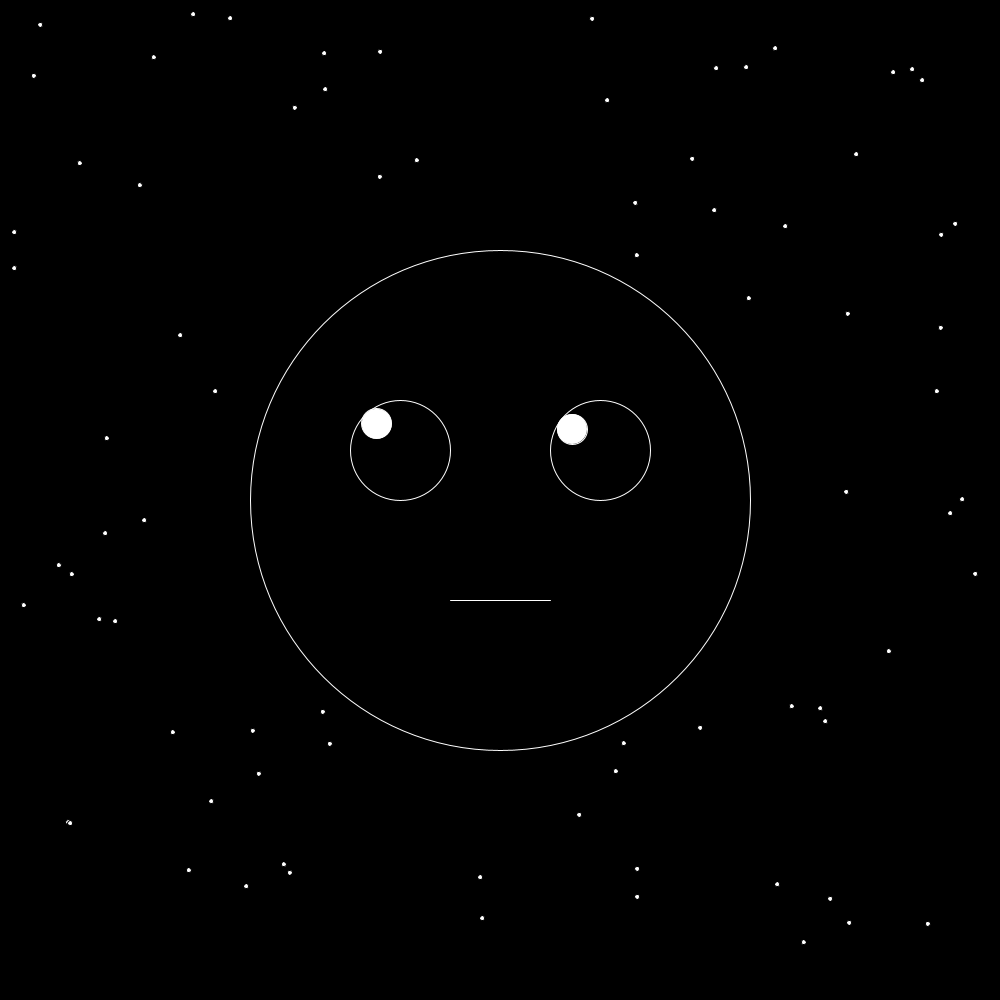
Frame 1 (no input)
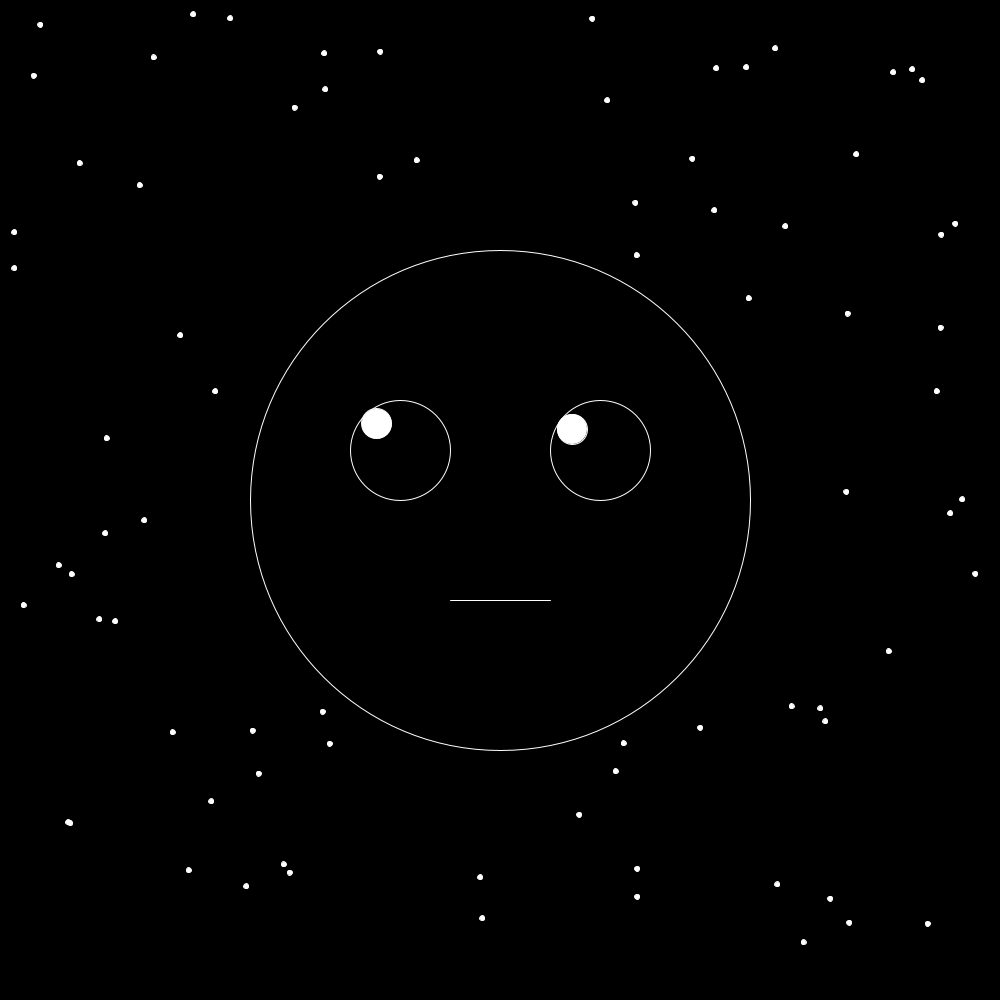
Frame 60 (the mouse pressed at the canvas centre just before this capture)
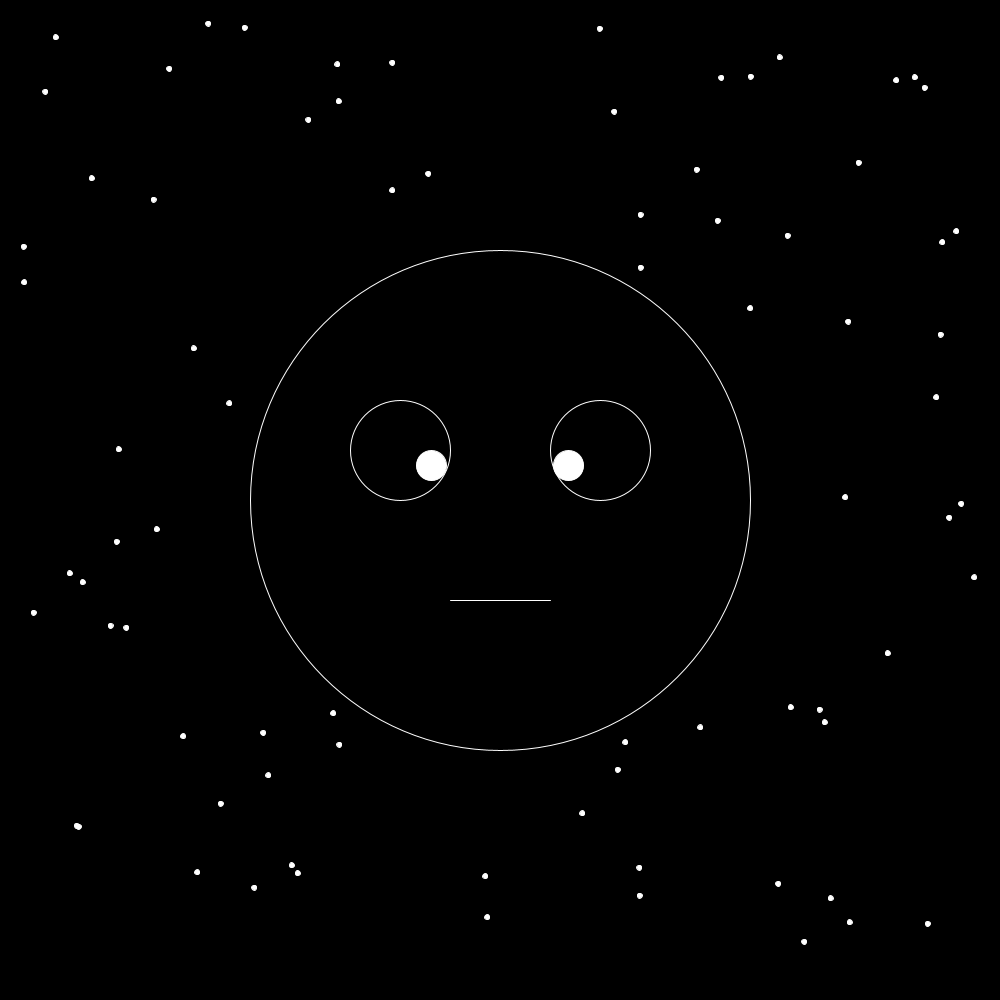
Frame 120 (the mouse held since frame 60 and released just before this capture)

The Processing sketch that drew these frames (run headless with seeded random() and noise(); from frame 60 on, the mouse is pressed at the canvas centre):

// Processing sketch: selfportrait
// ── selfportrait.pde
// face location + diameter
int faceX = 500;
int faceY = 500;
int faceW = 500;

// eye locations + diameter (relative to center of face)
int eyeX = 100;
int eyeY = 50;
int eyeW = 100;
int pupW = 30; // pupil diameter

// mouth location + width (relative to center of face)
int mouthX = 0;
int mouthY = 100;
int mouthW = 100;

// background star frequency + diameter + orbit range
int starNum = 100;
PVector[] stars = new PVector[starNum]; // list containing all stars
int starW = 5;
int orbitW = 20;

void setup(){
  // canvas size
  size(1000, 1000);

  // generate all stars with random locations on the canvas
  for(int i = 0; i < starNum; i++){
    stars[i] = new PVector(int(random(0, 1000)), int(random(0, 1000)));
  }
}

void draw(){
  background(0);
  fill(255);

  // iterate through each star in the stars array...
  for(PVector star : stars){
    // restricts star to its orbit
    PVector s = cirConstrain(mLoc(), star, orbitW, 0);
    circle(s.x, s.y, starW); // render star
  }

  fill(0);
  stroke(255);
  circle(faceX, faceY, faceW); // render face

  circle(faceX - eyeX, faceY - eyeY, eyeW); // render eye 1 relative to face
  circle(faceX + eyeX, faceY - eyeY, eyeW); // render eye 2 relative to face

  // keeps pupil 1 location inside eye 1
  PVector pup1 = cirConstrain(mLoc(), new PVector(faceX - eyeX, faceY - eyeY), eyeW, pupW);

  // keeps pupil 2 location inside eye 2
  PVector pup2 = cirConstrain(mLoc(), new PVector(faceX + eyeX, faceY - eyeY), eyeW, pupW);

  fill(255);
  circle(pup1.x, pup1.y, pupW); // render pupil 1
  circle(pup2.x, pup2.y, pupW); // render pupil 2

  // render mouth relative to face
  line(faceX + mouthX - mouthW / 2, faceY + mouthY, faceX + mouthX + mouthW / 2, faceY + mouthY);
}

// returns mouse location
// provides an immutable source that cannot be mutated by cirConstrain()
PVector mLoc(){
  return new PVector(mouseX, mouseY);
}

// takes mouse position, position of object (e.g. pupil), radius of boundaries, and compensation value (e.g. radius of object)
// returns vector of the object constrained within the radius but as close to the mouse as possible
// example usage: pupil dimensions and eye radius --> simulate eye following mouse position
PVector cirConstrain(PVector m, PVector loc, int rad, int inner){
  // if the mouse is outside of the eye...
  if(dist(m.x, m.y, loc.x, loc.y) > rad / 2 - inner / 2){
    // vector math to keep object constrained within specified radius
    m.sub(loc);
    m.normalize();
    m.mult(rad / 2 - inner / 2);
    m.add(loc);
  }
  return m;
}
